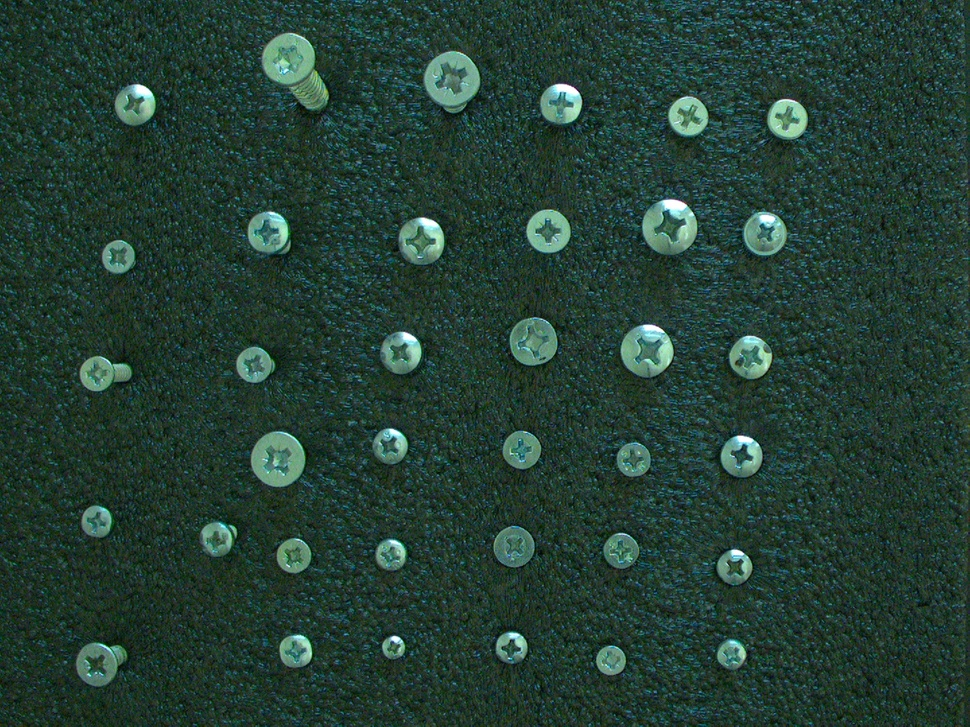
#> input picture Screw Detection/Media/Screw.jpeg, 970 x 727 px, shrunk from 1440 x 1080 before the run
$ python main.py
#> lines starting #> are read from the running program, lines starting #| are printed output that depends on the picture
"""
@Project_Description:
    Create Screw Datasets And Extract Features From These
    Datasets For Different Convolutional Networks After Save
    The Cropped Detected Screws From Original Image.

@Author:
    Can Ali Ates
"""

# Import Libraries
import os
import cv2
import numpy
from PIL import Image

# Read Image as PIL Object to Crop Easily.
image = Image.open("Media/Screw.jpeg")
#> image is the input picture: PIL image 970x727 RGB; mean R, G, B 36.2, 62.9, 52.2

# Read Image as OpenCV Object.
img = cv2.imread("Media/Screw.jpeg", cv2.IMREAD_COLOR)

# Convert OpenCV Image to GrayScale.
gray = cv2.cvtColor(img, cv2.COLOR_BGR2GRAY)
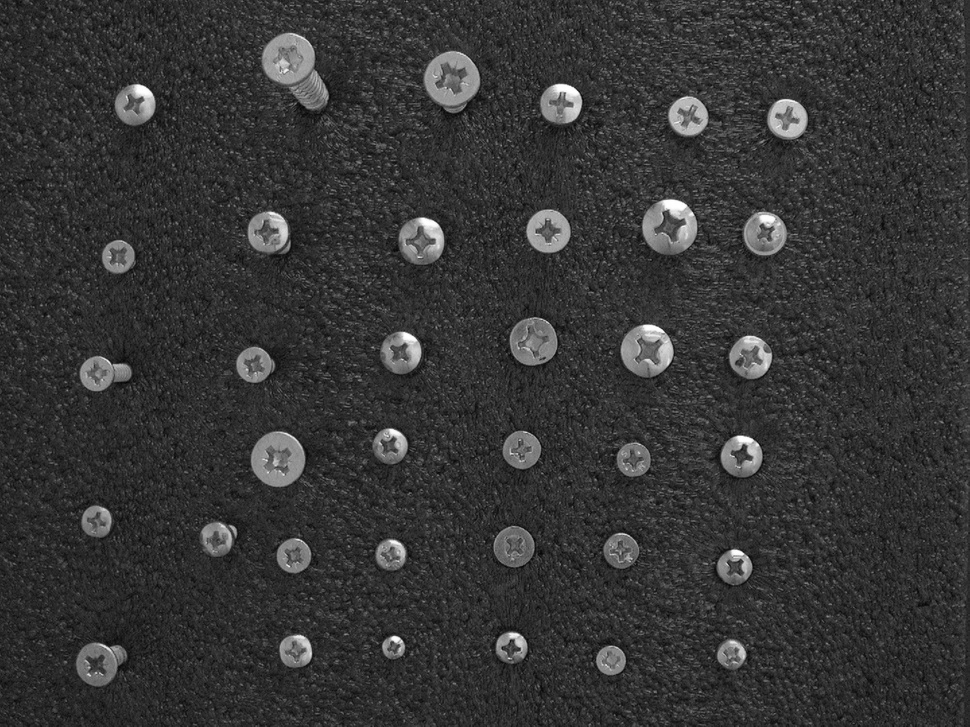
#> gray: shape (727, 970); min 0, max 255, mean 53.7

# Blur The GrayScaled Image With 13x13 Kernel.
gray_blurred = cv2.medianBlur(gray, 13)
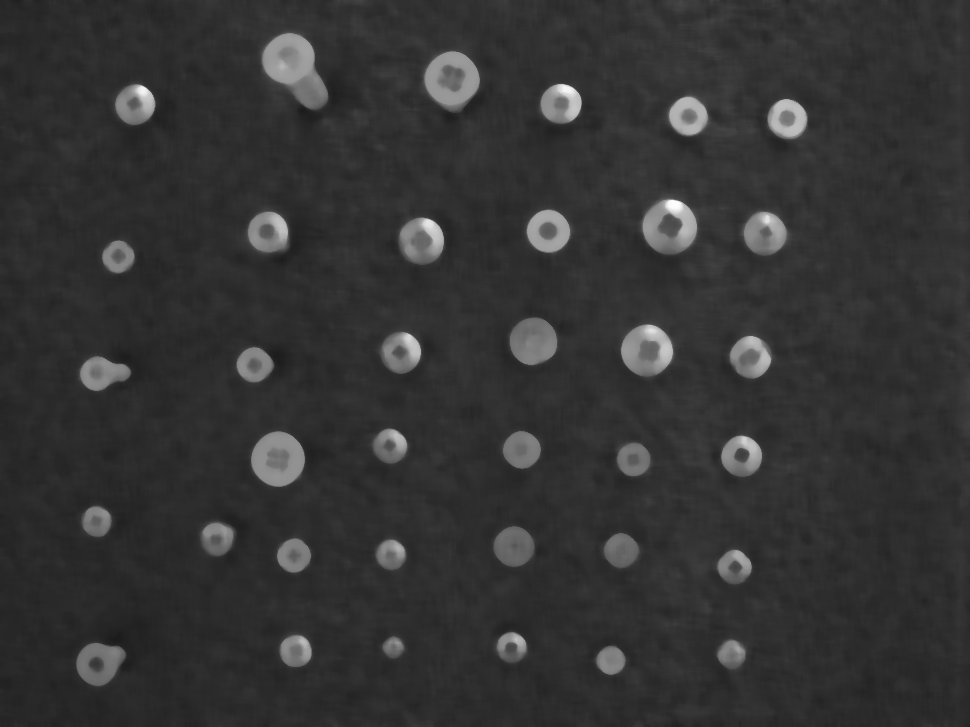
#> gray_blurred: shape (727, 970); min 27, max 252, mean 52.1

# Apply HoughCircles Transform to Blurred Image.
detected_circles = cv2.HoughCircles(gray_blurred, cv2.HOUGH_GRADIENT, 1, 20, param1=50, param2=30, minRadius=1, maxRadius=40)
#> detected_circles = 26 rows, first 8: [547.5, 230.5, 21.2], [277.5, 459.5, 26.2], [451.5, 77.5, 26.8], [267.5, 231.5, 20.5], [560.5, 103.5, 19.6], [668.5, 226.5, 28], [532.5, 341.5, 23.8], [288.5, 59.5, 26.2]

if not os.path.isdir("Output"):
    os.mkdir("Output")

# Check The Existence of Detected Circles.
if detected_circles is not None:

    # Create Directory to Save Screws Separately.
    if not os.path.isdir("Output/Screws"):
        os.mkdir("Output/Screws")

    # Convert to Circle Parameters to Center Coordinates And Radius as Integer.
    detected_circles = numpy.uint16(numpy.around(detected_circles))
#> detected_circles = 26 rows, first 8: [548, 230, 21], [278, 460, 26], [452, 78, 27], [268, 232, 20], [560, 104, 20], [668, 226, 28], [532, 342, 24], [288, 60, 26]

    # Take All Detected Circles Information One by One.
    for count, points in enumerate(detected_circles[0, :]):

        # Separate Center And Radius Coordinates.
        x, y, r = points[0], points[1], points[2]

        # Draw Circle Around The Screws.
        cv2.circle(img, (x, y), r, (0, 0, 255), 5)

        # Calculates Borders From Circle's Information to Crop as Rectangle.
        x1, x2, y1, y2 = x - r - 10, x + r + 10, y - r - 10, y + r + 10

        # Crop Image as Rectangle.
        cropped_image = image.crop((x1, y1, x2, y2))

        # Save Cropped Screws to Screws Folder.
        cropped_image.save(f"Output/Screws/Screw_{count}.jpg")
#> this loop made 26 passes
#> (x, y, r, x1, x2, y1, y2) on passes 1 to 12: (548, 230, 21, 517, 579, 199, 261), (278, 460, 26, 242, 314, 424, 496), (452, 78, 27, 415, 489, 41, 115), (268, 232, 20, 238, 298, 202, 262), (560, 104, 20, 530, 590, 74, 134), (668, 226, 28, 630, 706, 188, 264), (532, 342, 24, 498, 566, 308, 376), (288, 60, 26, 252, 324, 24, 96), (98, 664, 22, 66, 130, 632, 696), (740, 456, 20, 710, 770, 426, 486), (514, 546, 20, 484, 544, 516, 576), (764, 234, 22, 732, 796, 202, 266)
#> pass 1, `cropped_image = image.crop((x1, y1, x2, y2))`:
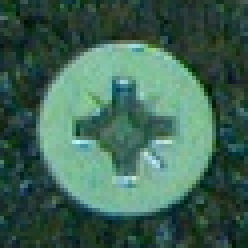
#> cropped_image: PIL image 62x62 RGB (shown 4 times larger); mean R, G, B 63.3, 100.5, 85
#> pass 2, `cropped_image = image.crop((x1, y1, x2, y2))`:
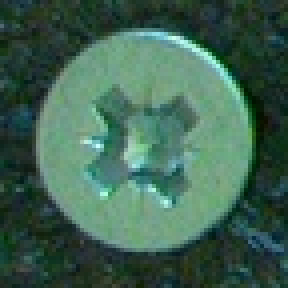
#> cropped_image: PIL image 72x72 RGB (shown 4 times larger); mean R, G, B 63.2, 99.4, 82.2
#> pass 3, `cropped_image = image.crop((x1, y1, x2, y2))`:
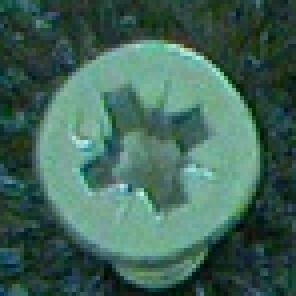
#> cropped_image: PIL image 74x74 RGB (shown 4 times larger); mean R, G, B 64.7, 101.3, 88.6
#> after the loop:
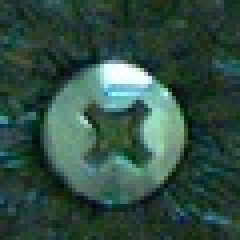
#> cropped_image: PIL image 60x60 RGB (shown 4 times larger); mean R, G, B 48.7, 77.6, 66.6
#> after the loop:
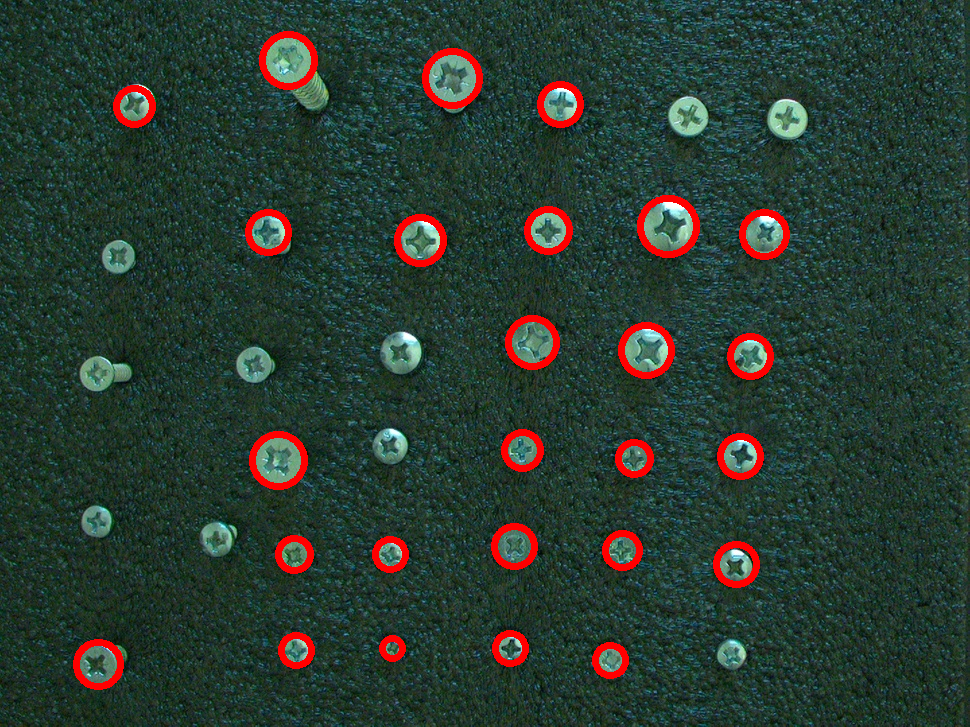
#> img: shape (727, 970, 3); mean B, G, R 49, 59.2, 42

# Save Image of Detected Screws on Original Image.
cv2.imwrite("Output/Detected Screws.jpg", img)

# Create Dataset Folder to Save All Datasets.
if not os.path.isdir("Output/Datasets"):
    os.mkdir("Output/Datasets")

# Iterate Over Backgrounds.
#> (the run stopped early here; a loop or call above may not have finished)
